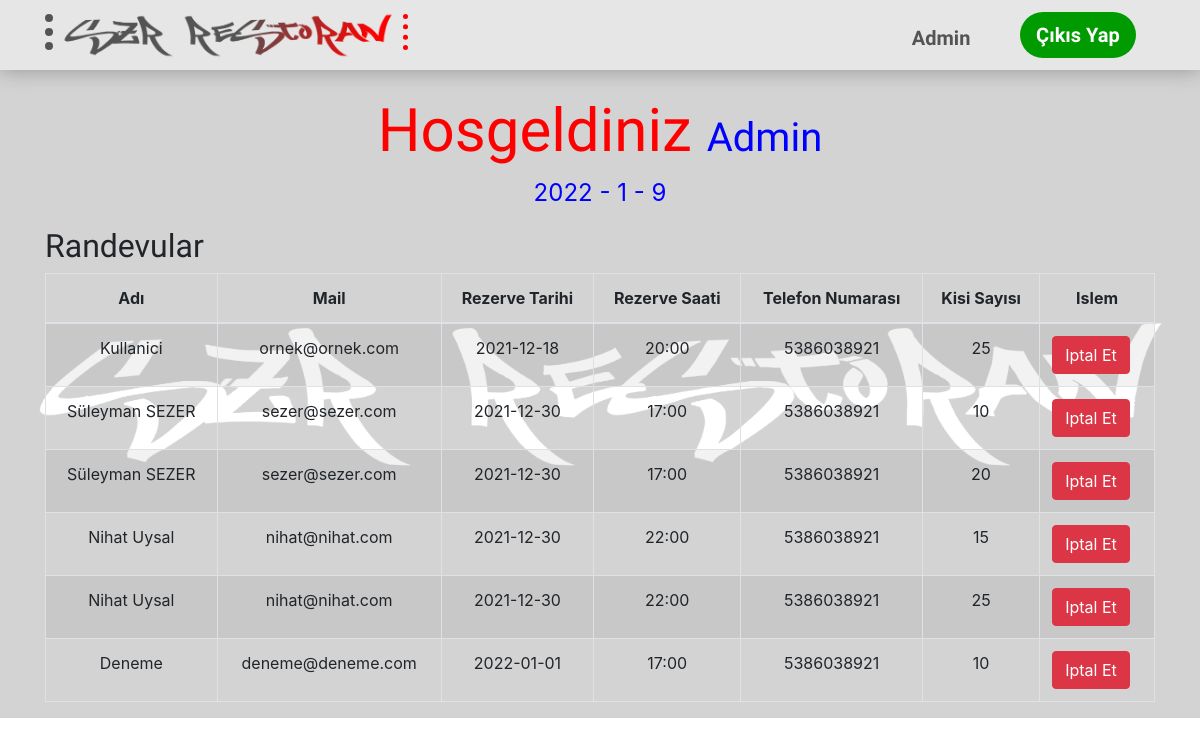
The app's page /dashboard/ (signed in) with its own data.
### tables this page shows
CREATE TABLE `rezervasyon_bilgileri` (
  `rezerve_id` int(11) NOT NULL,
  `kullaniciID` int(11) NOT NULL,
  `rezerve_tarihi` varchar(255) NOT NULL,
  `rezerve_saati` varchar(255) NOT NULL,
  `telefon` varchar(255) NOT NULL,
  `kisi_sayisi` varchar(255) NOT NULL
);

CREATE TABLE `kullanici` (
  `id` int(11) NOT NULL,
  `kullaniciAdi` varchar(255) NOT NULL,
  `adi` varchar(255) NOT NULL,
  `sifre` varchar(255) NOT NULL,
  `email` varchar(255) NOT NULL,
  `rol` varchar(255) NOT NULL,
  `katılma_tarihi` varchar(255) NOT NULL
);

### dashboard/index.php (the view, shortened to what this page needs)
<?php include('includes/connection.php');
include('includes/adminheader.php'); ?>
<!DOCTYPE html>
<html lang="en">
<head>
</head>
<body>
<div id="wrapper">
    <div id="page-wrapper">
        <div class="container">
            <div class="row">
                <div class="col-lg-12">
                    <h1 class="page-header">
                        Hosgeldiniz <small><?php echo $_SESSION['adi']; ?></small>
                    </h1>
                    <?php if ($_SESSION['rol'] == 'admin') {
                        ?>
                        <div class="row">
                            <div class="container">
                                <p id="date" class="cntr"></p>
                                <h2>Randevular</h2>
                                <table class="table table-bordered table-striped">
                                    <thead>
                                        <tr>
                                            <th scope="col" class="cntr">Adı</th>
                                            <th scope="col" class="cntr">Mail</th>
                                            <th scope="col" class="cntr">Rezerve Tarihi</th>
                                            <th scope="col" class="cntr">Rezerve Saati</th>
                                            <th scope="col" class="cntr">Telefon Numarası</th>
                                            <th scope="col" class="cntr">Kisi Sayısı</th>
                                            <th scope="col" class="cntr">Islem</th>
                                        </tr>
                                    </thead>
                                    <tbody>
                                        <?php
                                        $query = "SELECT * FROM kullanici as k JOIN rezervasyon_bilgileri AS r ON k.id = r.kullaniciID ORDER BY rezerve_tarihi,rezerve_saati ASC";
                                        $run_query = mysqli_query($conn, $query) or die(mysqli_error($conn));
                                        if (mysqli_num_rows($run_query) > 0) {
                                            while ($row = mysqli_fetch_array($run_query)) {
                                                $rezerve_id = $row['rezerve_id'];
                                                $adi = $row['adi'];
                                                $email = $row['email'];
                                                $rezerve_tarihi = $row['rezerve_tarihi'];
                                                $rezerve_saati = $row['rezerve_saati'];
                                                $telefon = $row['telefon'];
                                                $kisi_sayisi = $row['kisi_sayisi'];
                                                echo "<tr>";
                                                echo "<td class='cntr' style='text-transform: capitalize'>$adi</td>";
                                                echo "<td class='cntr'>$email</td>";
                                                echo "<td class='cntr'>$rezerve_tarihi</td>";
                                                echo "<td class='cntr'>$rezerve_saati</td>";
                                                echo "<td class='cntr'>$telefon</td>";
                                                echo "<td class='cntr'>$kisi_sayisi</td>";
                                                echo "<td><a onClick=\"javascript: return confirm('Bu rezervasyonu iptal etmek istediğinizden emin misiniz?')\" class='btn islem btn-danger' href='?sil=$rezerve_id'>Iptal Et</a></td>";
                                                echo "</tr>";
                                            }
                                        }
                                        ?>
                                    </tbody>
                                </table>
                            </div>
                        </div>
        <?php }
        ?>
        </div>
    </div>
</div>
</body>
</html>

### dashboard/includes/adminheader.php (shortened to what this page needs)
<!DOCTYPE html>
<html lang="en">
<head>
  <link href="../assets/vendor/bootstrap/css/bootstrap.min.css" rel="stylesheet">
  <link href="../assets/vendor/icofont/icofont.min.css" rel="stylesheet">
  <link rel="stylesheet" href="../assets/css/style.css">
  <link rel="stylesheet" href="../assets/css/styles.css">
  <link href="../../assets/vendor/bootstrap/css/bootstrap.min.css" rel="stylesheet">
</head>
<body>
<header id="header">
    <div class="container d-flex">
      <div class="logo mr-auto">
        <a href="index.php"><span><img src="../assets/images/IMG_9760.png" alt="" class="img-fluid"></span></a>
      </div>
      <nav class="nav-menu d-none d-lg-block">
        <ul>
          <li><a href="#"><?php echo $_SESSION['adi']; ?> <i class="icofont-user-alt-4"></i></a></li>
          <li><a class="activel" href="logout.php">çıkıs yap</a></li>
        </ul>
      </nav>
    </div>
  </header>
</body>
</html>

### assets/css/style.css (style rules this page uses)
body { font-family: "Satisfy", serif; color: #545454; font-size: 20px; background: url("../../assets/images/IMG_9760.PNG") lightgrey center no-repeat; background-size: contain; }
h1, h2, h3, h4, h5, h6 { font-family: "Satisfy", serif; }
#wrapper { background: url("../../assets/images/IMG_9761.PNG") lightgrey center no-repeat; background-size: contain; }
#header { height: 70px; transition: all 0.5s; padding: 10px 0; background: #e6e6e6; box-shadow: 0px 0px 20px 0px rgba(0, 0, 0, 0.3); position: relative; }
#header .logo img { width: 350px; height: 50px; }
#header .logo a { font-size: 30px; border-left: 8px dotted #545454; border-right: 5px dotted red; }
.nav-menu, .nav-menu * { margin: 0; padding: 0; list-style: none; align-items: center; }
.nav-menu > ul > li { position: relative; white-space: nowrap; float: left; font-size: 20px; font-weight: 600; font-family: "Satisfy", serif; }
.nav-menu a { display: block; position: relative; color: #545454; padding: 13px 10px 15px 25px; transition: 0.3s; font-size: 20px; font-weight: 600; font-family: "Satisfy", serif; text-transform: capitalize; }
.nav-menu a.activel { margin: 0.1rem 1.2rem; text-align: center; color: #fff; border-radius: 50px; padding: 8px 16px; background-color: rgb(0, 155, 0); }
.mobile-nav { position: fixed; top: 55px; right: 15px; bottom: 15px; left: 15px; z-index: 9999; overflow-y: auto; background: #fff; transition: ease-in-out 0.2s; opacity: 0; visibility: hidden; border-radius: 10px; padding: 10px 0; }
.mobile-nav * { margin: 0; padding: 0; list-style: none; }
.mobile-nav a { display: block; position: relative; color: #545454; padding: 10px 20px; font-weight: 500; outline: none; }

### assets/css/styles.css (style rules this page uses)
.btn { font-size: 25px; border-radius: 25px; }
.islem { font-size: 20px; padding:0 12px; }
.page-header { font-size: 60px; color: red; text-align: center; margin-top: 25px; }
.page-header small { color: blue; font-size: 40px; text-transform: capitalize; }
.cntr { text-align: center; }
#date { color: blue; font-size: x-large; }

### records on screen
rezervasyon_bilgileri: kullaniciID.adi "Kullanici", kullaniciID.email "ornek@ornek.com", rezerve_tarihi "2021-12-18", rezerve_saati "20:00", telefon "5386038921", kisi_sayisi "25"
rezervasyon_bilgileri: kullaniciID.adi "Süleyman SEZER", kullaniciID.email "sezer@sezer.com", rezerve_tarihi "2021-12-30", rezerve_saati "17:00", telefon "5386038921", kisi_sayisi "10"
rezervasyon_bilgileri: kullaniciID.adi "Süleyman SEZER", kullaniciID.email "sezer@sezer.com", rezerve_tarihi "2021-12-30", rezerve_saati "17:00", telefon "5386038921", kisi_sayisi "20"
rezervasyon_bilgileri: kullaniciID.adi "Nihat Uysal", kullaniciID.email "nihat@nihat.com", rezerve_tarihi "2021-12-30", rezerve_saati "22:00", telefon "5386038921", kisi_sayisi "15"
rezervasyon_bilgileri: kullaniciID.adi "Nihat Uysal", kullaniciID.email "nihat@nihat.com", rezerve_tarihi "2021-12-30", rezerve_saati "22:00", telefon "5386038921", kisi_sayisi "25"
rezervasyon_bilgileri: kullaniciID.adi "Deneme", kullaniciID.email "deneme@deneme.com", rezerve_tarihi "2022-01-01", rezerve_saati "17:00", telefon "5386038921", kisi_sayisi "10"

### other values on screen
$_SESSION['adi'] "Admin"
